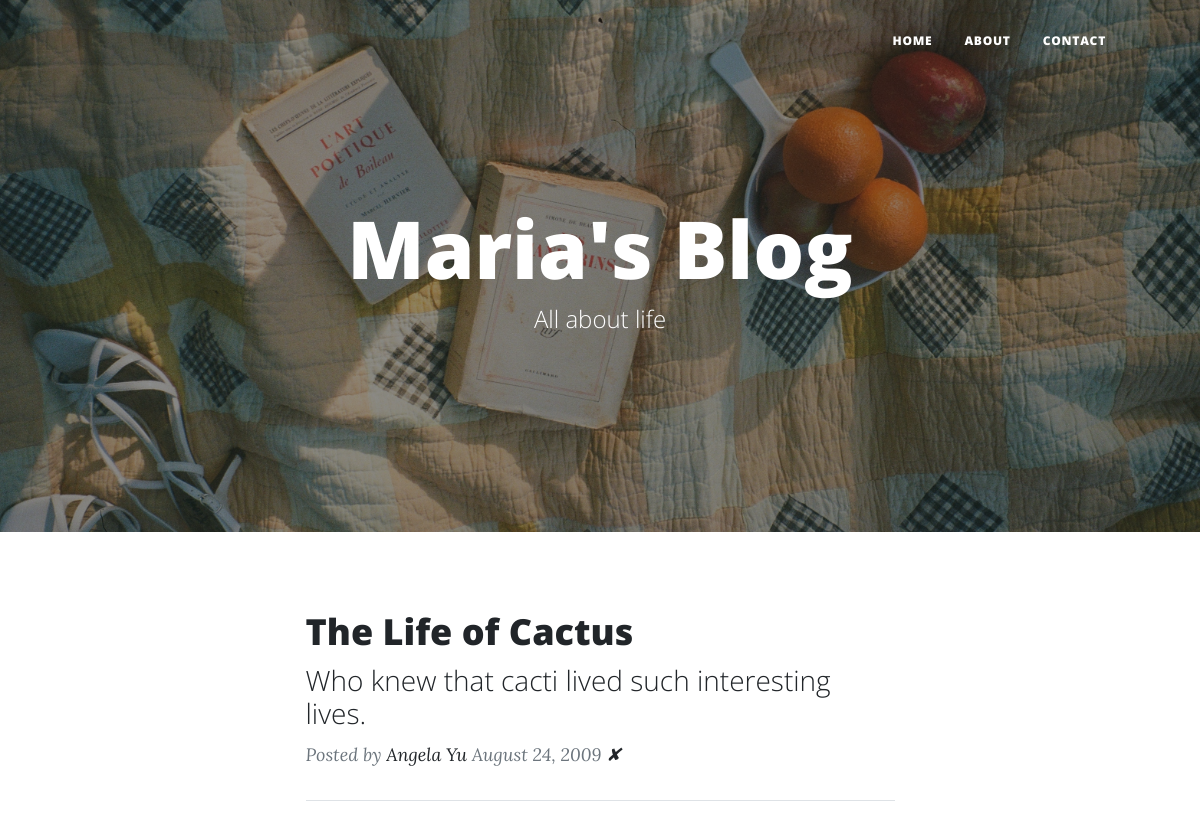
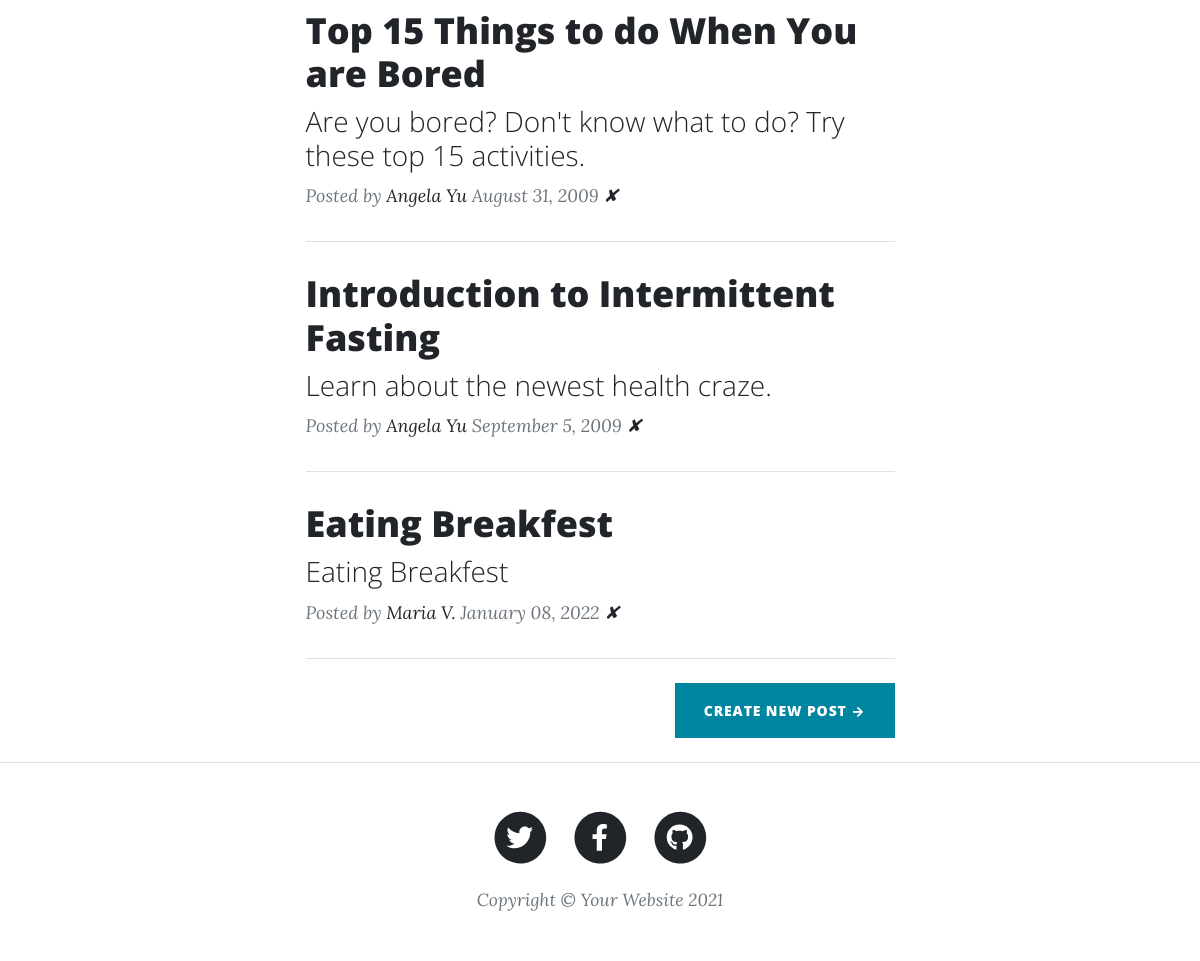
The page / on the database its author committed (2 pictures, top to bottom).
### main.py (models this page shows, shortened)
class BlogPost(db.Model):
    id = db.Column(db.Integer, primary_key=True)
    title = db.Column(db.String(250), unique=True, nullable=False)
    subtitle = db.Column(db.String(250), nullable=False)
    date = db.Column(db.String(250), nullable=False)
    body = db.Column(db.Text, nullable=False)
    author = db.Column(db.String(250), nullable=False)
    img_url = db.Column(db.String(250), nullable=False)

### main.py (the view)
@app.route('/')
def get_all_posts():
    posts = db.session.query(BlogPost).all()
    return render_template("index.html", blog_posts=posts)

### templates/index.html
<!DOCTYPE html>
<html lang="en">
    <head>
    </head>
    <body>
        {% include 'header.html' %}
        <header class="masthead" style="background-image: url({{ url_for('static', filename='assets/img/title-bg.jpg') }})">
            <div class="container position-relative px-4 px-lg-5">
                <div class="row gx-4 gx-lg-5 justify-content-center">
                    <div class="col-md-10 col-lg-8 col-xl-7">
                        <div class="site-heading">
                            <h1>Maria's Blog</h1>
                            <span class="subheading">All about life</span>
                        </div>
                    </div>
                </div>
            </div>
        </header>
        <div class="container px-4 px-lg-5">
            <div class="row gx-4 gx-lg-5 justify-content-center">
                <div class="col-md-10 col-lg-8 col-xl-7">
                    {% for post in blog_posts %}
                        <div class="post-preview">
                            <a href="{{ url_for('show_post', post_id=post.id) }}">
                                <h2 class="post-title">{{ post.title }}</h2>
                                <h3 class="post-subtitle">{{ post.subtitle }}</h3>
                            </a>
                            <p class="post-meta">
                                Posted by
                                <a href="#!">{{ post.author }}</a>
                                {{ post.date }}
                                <a href="{{ url_for('delete_post', post_id=post.id) }}">✘</a>
                            </p>
                        </div>
                        <hr class="my-4" />
                    {% endfor %}
                    <div class="d-flex justify-content-end mb-4"><a class="btn btn-primary text-uppercase" href="{{ url_for('new_post') }}">Create New Post →</a></div>
                </div>
            </div>
        </div>
        {% include 'footer.html' %}
    </body>
</html>

### templates/header.html (shortened to what this page needs)
<!DOCTYPE html>
<html lang="en">
<head>
    <link href="{{ url_for('static', filename='css/styles.css') }}" rel="stylesheet"/>
</head>
<body>
    <nav class="navbar navbar-expand-lg navbar-light" id="mainNav">
        <div class="container px-4 px-lg-5">
            <div class="collapse navbar-collapse" id="navbarResponsive">
                <ul class="navbar-nav ms-auto py-4 py-lg-0">
                    <li class="nav-item"><a class="nav-link px-lg-3 py-3 py-lg-4" href="/">Home</a></li>
                    <li class="nav-item"><a class="nav-link px-lg-3 py-3 py-lg-4" href="/about">About</a></li>
                    <li class="nav-item"><a class="nav-link px-lg-3 py-3 py-lg-4" href="/contact">Contact</a></li>
                </ul>
            </div>
        </div>
    </nav>
</body>
</html>

### templates/footer.html (shortened to what this page needs)
<!DOCTYPE html>
<html lang="en">
<head>
</head>
<body>
    <footer class="border-top">
        <div class="container px-4 px-lg-5">
            <div class="row gx-4 gx-lg-5 justify-content-center">
                <div class="col-md-10 col-lg-8 col-xl-7">
                    <ul class="list-inline text-center">
                        <li class="list-inline-item">
                            <a href="#!">
                                <span class="fa-stack fa-lg">
                                    <i class="fas fa-circle fa-stack-2x"></i>
                                    <i class="fab fa-twitter fa-stack-1x fa-inverse"></i>
                                </span>
                            </a>
                        </li>
                        <li class="list-inline-item">
                            <a href="#!">
                                <span class="fa-stack fa-lg">
                                    <i class="fas fa-circle fa-stack-2x"></i>
                                    <i class="fab fa-facebook-f fa-stack-1x fa-inverse"></i>
                                </span>
                            </a>
                        </li>
                        <li class="list-inline-item">
                            <a href="#!">
                                <span class="fa-stack fa-lg">
                                    <i class="fas fa-circle fa-stack-2x"></i>
                                    <i class="fab fa-github fa-stack-1x fa-inverse"></i>
                                </span>
                            </a>
                        </li>
                    </ul>
                    <div class="small text-center text-muted fst-italic">Copyright &copy; Your Website 2021</div>
                </div>
            </div>
        </div>
    </footer>
</body>
</html>

### rows shown on the page
BlogPost: title "The Life of Cactus", subtitle "Who knew that cacti lived such interesting lives.", author "Angela Yu", date "August 24, 2009"
BlogPost: title "Top 15 Things to do When You are Bored", subtitle "Are you bored? Don't know what to do? Try these top 15 activities.", author "Angela Yu", date "August 31, 2009"
BlogPost: title "Introduction to Intermittent Fasting", subtitle "Learn about the newest health craze.", author "Angela Yu", date "September 5, 2009"
BlogPost: title "Eating Breakfest", subtitle "Eating Breakfest", author "Maria V.", date "January 08, 2022"
